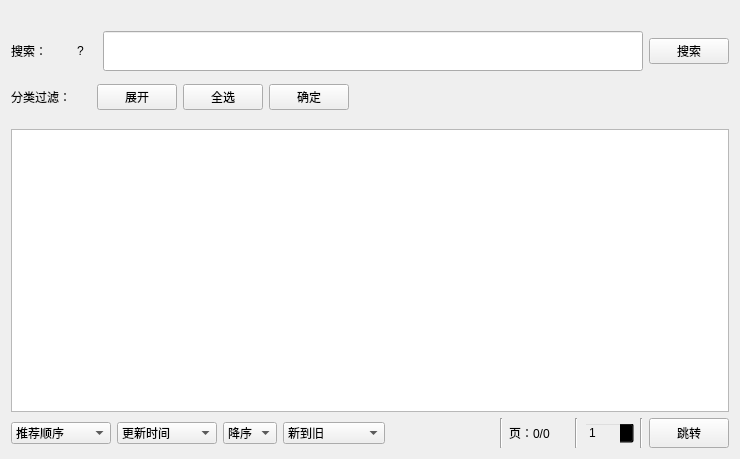
<?xml version="1.0" encoding="UTF-8"?>
<ui version="4.0">
 <class>Search</class>
 <widget class="QWidget" name="Search">
  <property name="geometry">
   <rect>
    <x>0</x>
    <y>0</y>
    <width>740</width>
    <height>459</height>
   </rect>
  </property>
  <property name="minimumSize">
   <size>
    <width>80</width>
    <height>0</height>
   </size>
  </property>
  <property name="windowTitle">
   <string>搜索</string>
  </property>
  <layout class="QVBoxLayout" name="verticalLayout">
   <item>
    <widget class="QLabel" name="searchTab">
     <property name="enabled">
      <bool>true</bool>
     </property>
     <property name="text">
      <string/>
     </property>
     <property name="textInteractionFlags">
      <set>Qt::TextBrowserInteraction</set>
     </property>
    </widget>
   </item>
   <item>
    <widget class="QWidget" name="searchWidget" native="true">
     <layout class="QVBoxLayout" name="verticalLayout_3">
      <property name="leftMargin">
       <number>0</number>
      </property>
      <property name="topMargin">
       <number>0</number>
      </property>
      <property name="rightMargin">
       <number>0</number>
      </property>
      <property name="bottomMargin">
       <number>0</number>
      </property>
      <item>
       <layout class="QHBoxLayout" name="searchLayout">
        <item>
         <widget class="QLabel" name="searchLabel1">
          <property name="minimumSize">
           <size>
            <width>60</width>
            <height>0</height>
           </size>
          </property>
          <property name="maximumSize">
           <size>
            <width>60</width>
            <height>40</height>
           </size>
          </property>
          <property name="toolTip">
           <string>&lt;html&gt;&lt;head/&gt;&lt;body&gt;&lt;p&gt;搜寻的最佳姿势?&lt;/p&gt;&lt;p&gt;【包含搜寻】&lt;/p&gt;&lt;p&gt;搜寻全彩[空格][+]人妻,仅显示全彩且是人妻的本本&lt;/p&gt;&lt;p&gt;范例:全彩 +人妻&lt;br/&gt;&lt;/p&gt;&lt;p&gt;【排除搜寻】&lt;/p&gt;&lt;p&gt;搜寻全彩[空格][]人妻,显示全彩并排除人妻的本本&lt;/p&gt;&lt;p&gt;范例:全彩 -人妻&lt;br/&gt;&lt;/p&gt;&lt;p&gt;【我都要搜寻】&lt;/p&gt;&lt;p&gt;搜寻全彩[空格]人妻,会显示所有包含全彩及人妻的本本&lt;/p&gt;&lt;p&gt;范例:全彩 人妻&lt;/p&gt;&lt;/body&gt;&lt;/html&gt;</string>
          </property>
          <property name="text">
           <string>搜索：</string>
          </property>
         </widget>
        </item>
        <item>
         <widget class="QLabel" name="searchLabel">
          <property name="minimumSize">
           <size>
            <width>20</width>
            <height>0</height>
           </size>
          </property>
          <property name="maximumSize">
           <size>
            <width>20</width>
            <height>16777215</height>
           </size>
          </property>
          <property name="toolTip">
           <string>&lt;html&gt;&lt;head/&gt;&lt;body&gt;&lt;p&gt;搜寻的最佳姿势?&lt;/p&gt;&lt;p&gt;【包含搜寻】&lt;/p&gt;&lt;p&gt;搜寻全彩[空格][+]人妻,仅显示全彩且是人妻的本本&lt;/p&gt;&lt;p&gt;范例:全彩 +人妻&lt;br/&gt;&lt;/p&gt;&lt;p&gt;【排除搜寻】&lt;/p&gt;&lt;p&gt;搜寻全彩[空格][]人妻,显示全彩并排除人妻的本本&lt;/p&gt;&lt;p&gt;范例:全彩 -人妻&lt;br/&gt;&lt;/p&gt;&lt;p&gt;【我都要搜寻】&lt;/p&gt;&lt;p&gt;搜寻全彩[空格]人妻,会显示所有包含全彩及人妻的本本&lt;/p&gt;&lt;p&gt;范例:全彩 人妻&lt;/p&gt;&lt;/body&gt;&lt;/html&gt;</string>
          </property>
          <property name="toolTipDuration">
           <number>-1</number>
          </property>
          <property name="text">
           <string>?</string>
          </property>
          <property name="alignment">
           <set>Qt::AlignLeading|Qt::AlignLeft|Qt::AlignVCenter</set>
          </property>
         </widget>
        </item>
        <item>
         <widget class="SearchLineEdit" name="lineEdit">
          <property name="minimumSize">
           <size>
            <width>40</width>
            <height>40</height>
           </size>
          </property>
          <property name="clearButtonEnabled">
           <bool>true</bool>
          </property>
         </widget>
        </item>
        <item>
         <widget class="QPushButton" name="searchButton">
          <property name="text">
           <string>搜索</string>
          </property>
         </widget>
        </item>
       </layout>
      </item>
     </layout>
    </widget>
   </item>
   <item>
    <layout class="QHBoxLayout" name="horizontalLayout_4">
     <item>
      <layout class="QVBoxLayout" name="verticalLayout_2">
       <item>
        <layout class="QHBoxLayout" name="horizontalLayout_6">
         <item>
          <widget class="QLabel" name="cateLabel">
           <property name="minimumSize">
            <size>
             <width>80</width>
             <height>40</height>
            </size>
           </property>
           <property name="text">
            <string>分类过滤：</string>
           </property>
          </widget>
         </item>
         <item>
          <widget class="QPushButton" name="unfoldButton">
           <property name="text">
            <string>展开</string>
           </property>
          </widget>
         </item>
         <item>
          <widget class="QPushButton" name="selectAllButton">
           <property name="text">
            <string>全选</string>
           </property>
          </widget>
         </item>
         <item>
          <widget class="QPushButton" name="saveButton">
           <property name="text">
            <string>确定</string>
           </property>
          </widget>
         </item>
         <item>
          <widget class="QLabel" name="categoryNum">
           <property name="text">
            <string/>
           </property>
          </widget>
         </item>
         <item>
          <widget class="QLabel" name="hideLabel">
           <property name="text">
            <string/>
           </property>
          </widget>
         </item>
         <item>
          <spacer name="horizontalSpacer">
           <property name="orientation">
            <enum>Qt::Horizontal</enum>
           </property>
           <property name="sizeHint" stdset="0">
            <size>
             <width>40</width>
             <height>20</height>
            </size>
           </property>
          </spacer>
         </item>
        </layout>
       </item>
       <item>
        <widget class="QWidget" name="widget" native="true"/>
       </item>
      </layout>
     </item>
    </layout>
   </item>
   <item>
    <widget class="ComicListWidget" name="bookList"/>
   </item>
   <item>
    <layout class="QHBoxLayout" name="horizontalLayout">
     <item>
      <widget class="QComboBox" name="recommendSortKey">
       <property name="minimumSize">
        <size>
         <width>100</width>
         <height>0</height>
        </size>
       </property>
       <item>
        <property name="text">
         <string>推荐顺序</string>
        </property>
       </item>
       <item>
        <property name="text">
         <string>更新时间</string>
        </property>
       </item>
       <item>
        <property name="text">
         <string>创建时间</string>
        </property>
       </item>
       <item>
        <property name="text">
         <string>爱心数</string>
        </property>
       </item>
       <item>
        <property name="text">
         <string>观看数</string>
        </property>
       </item>
       <item>
        <property name="text">
         <string>章节数</string>
        </property>
       </item>
       <item>
        <property name="text">
         <string>图片数</string>
        </property>
       </item>
      </widget>
     </item>
     <item>
      <widget class="QComboBox" name="sortKey">
       <property name="enabled">
        <bool>true</bool>
       </property>
       <property name="minimumSize">
        <size>
         <width>100</width>
         <height>0</height>
        </size>
       </property>
       <item>
        <property name="text">
         <string>更新时间</string>
        </property>
       </item>
       <item>
        <property name="text">
         <string>创建时间</string>
        </property>
       </item>
       <item>
        <property name="text">
         <string>爱心数</string>
        </property>
       </item>
       <item>
        <property name="text">
         <string>观看数</string>
        </property>
       </item>
       <item>
        <property name="text">
         <string>章节数</string>
        </property>
       </item>
       <item>
        <property name="text">
         <string>图片数</string>
        </property>
       </item>
      </widget>
     </item>
     <item>
      <widget class="QComboBox" name="sortId">
       <property name="enabled">
        <bool>true</bool>
       </property>
       <item>
        <property name="text">
         <string>降序</string>
        </property>
       </item>
       <item>
        <property name="text">
         <string>升序</string>
        </property>
       </item>
      </widget>
     </item>
     <item>
      <widget class="QComboBox" name="comboBox">
       <item>
        <property name="text">
         <string>新到旧</string>
        </property>
       </item>
       <item>
        <property name="text">
         <string>旧到新</string>
        </property>
       </item>
       <item>
        <property name="text">
         <string>最多爱心</string>
        </property>
       </item>
       <item>
        <property name="text">
         <string>最多绅士指数</string>
        </property>
       </item>
      </widget>
     </item>
     <item>
      <spacer name="horizontalSpacer_2">
       <property name="orientation">
        <enum>Qt::Horizontal</enum>
       </property>
       <property name="sizeHint" stdset="0">
        <size>
         <width>40</width>
         <height>20</height>
        </size>
       </property>
      </spacer>
     </item>
     <item>
      <widget class="Line" name="line_4">
       <property name="orientation">
        <enum>Qt::Vertical</enum>
       </property>
      </widget>
     </item>
     <item>
      <widget class="QLabel" name="label">
       <property name="minimumSize">
        <size>
         <width>60</width>
         <height>30</height>
        </size>
       </property>
       <property name="maximumSize">
        <size>
         <width>16777215</width>
         <height>30</height>
        </size>
       </property>
       <property name="text">
        <string>页：0/0</string>
       </property>
      </widget>
     </item>
     <item>
      <widget class="Line" name="line_5">
       <property name="orientation">
        <enum>Qt::Vertical</enum>
       </property>
      </widget>
     </item>
     <item>
      <widget class="QSpinBox" name="spinBox">
       <property name="minimumSize">
        <size>
         <width>50</width>
         <height>0</height>
        </size>
       </property>
       <property name="styleSheet">
        <string notr="true">background-color:transparent;</string>
       </property>
       <property name="minimum">
        <number>1</number>
       </property>
       <property name="maximum">
        <number>1</number>
       </property>
      </widget>
     </item>
     <item>
      <widget class="Line" name="line_6">
       <property name="orientation">
        <enum>Qt::Vertical</enum>
       </property>
      </widget>
     </item>
     <item>
      <widget class="QPushButton" name="jumpPage">
       <property name="minimumSize">
        <size>
         <width>60</width>
         <height>30</height>
        </size>
       </property>
       <property name="maximumSize">
        <size>
         <width>16777215</width>
         <height>30</height>
        </size>
       </property>
       <property name="text">
        <string>跳转</string>
       </property>
      </widget>
     </item>
    </layout>
   </item>
  </layout>
 </widget>
 <customwidgets>
  <customwidget>
   <class>ComicListWidget</class>
   <extends>QListWidget</extends>
   <header location="global">component.list.comic_list_widget.h</header>
  </customwidget>
  <customwidget>
   <class>SearchLineEdit</class>
   <extends>QLineEdit</extends>
   <header location="global">component.line_edit.search_line_edit.h</header>
  </customwidget>
 </customwidgets>
 <resources/>
 <connections/>
</ui>
